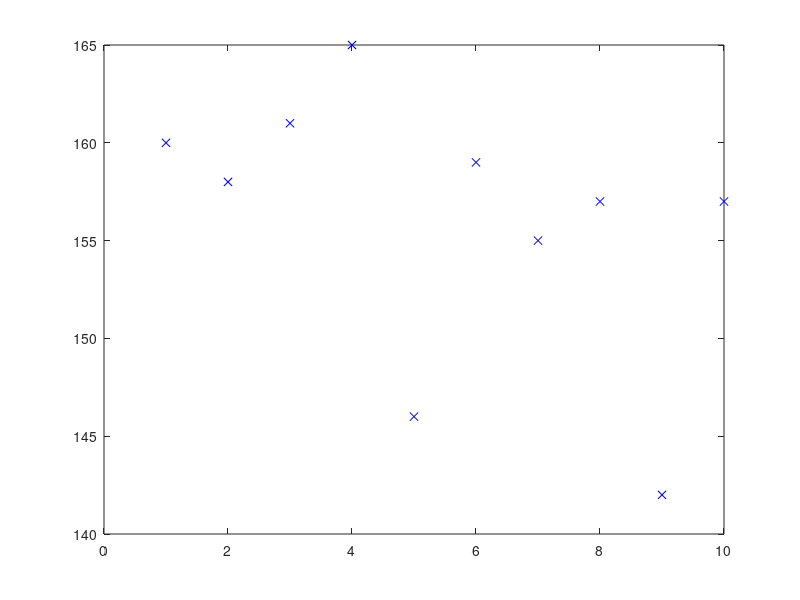

Here is the MATLAB script that generated this plot: (Note: this script raises an error after producing the figure.)
%   Copyright (c) 2017 Yazan Obeidi
%
%   Licensed under the Apache License, Version 2.0 (the "License");
%   you may not use this file except in compliance with the License.
%   You may obtain a copy of the License at
%
%       http://www.apache.org/licenses/LICENSE-2.0
%
%   Unless required by applicable law or agreed to in writing, software
%   distributed under the License is distributed on an "AS IS" BASIS,
%   WITHOUT WARRANTIES OR CONDITIONS OF ANY KIND, either express or implied.
%   See the License for the specific language governing permissions and
%   limitations under the License.
%
%%% Kalman Filter Run Script
% This script attemps to explore custom Kalman filter possibilities
% - as opposed to entering these through command

% Create data
x =  [1;2;3;4;5;6;7;8;9;10];
%y = [3; 4.76; 7.1; 8.9; 11; 13; 14.9; 17; 20; 22];
%y2 = [0.39;0.5; 0.48; 0.29; 0.25; 0.32; 0.34; 0.48; 0.41; 0.45];
y3 = [160;158;161;165;146;159;155;157;142;157];
%y4 = [0; 1; 4; 16; 25; 36; 49; 64; 81; 100]; % needs another dimension

% Initialize kalman filter variables
results = []; % initialize results store
t = size(y3); t = t(1); % set recursive counter.. size of your data
xi = 160;%;0]; % initial state vector
Pi = 1;%,0;0,0]; % initial covariance matrix
A = 1; % state transition coefficient matrix
B = -1;%2; % control coefficient matrix
uk = 1;%1; % control signal vector
wk = 0; % process noise vector (for each state parameter)
Q = cov(wk); % process covariance
R = cov(1:1:t,y3);%0.1;%, 0; 0, 0]; % measurement covariance
R = R(1,1); % use if there is a relation between x and y
%R = R(2,2); % use if there is y is independent e.g. fixed value
H = 1;%,1;1,1]; % transformation matrix

% Plot data
plot(x,y3,'bx'), hold on

% Perform Kalman filter
results = kalmanf(y3, A, xi, Pi, B, uk, wk, Q, R, H, results, t);

% Plot filter regression output
plot(x,results,'g--')

% Compare to linear regression
%fitresult = fit(x,y3,'poly1');
%plot(fitresult)

hold off
ylim([0 inf]) % adjust y axis limits

clear A xi Pi B uk wk Q R H t fitresult

% Written by Yazan Obeidi July 2015 at the Princess Margaret Cancer Centre
